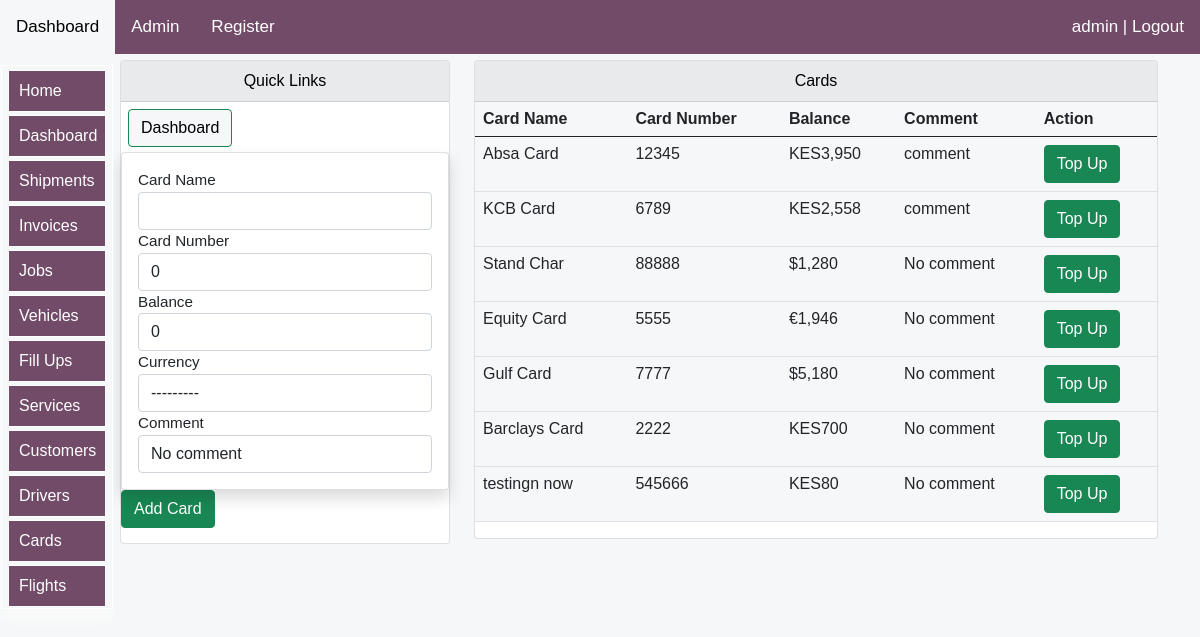
/logistics/cards (signed in), run on the app's committed database.
### logistics/models.py (models this page shows, shortened)
class CardsModel(models.Model):
    currency=[
        ('KES', 'KES'),
        ('$','USD'),
        ('€','EURO')
        ]
    name= models.CharField(max_length=15,blank=False,null=True)
    number= models.IntegerField(null=True, blank=False,default=0)
    balance= models.IntegerField(null=True, blank=True,default=0)
    comment= models.CharField(max_length=15,blank=True,null=True,default='No comment')
    currency=models.CharField(max_length=20,blank=True,null=True,choices=currency,default=1)

### logistics/views.py (the view)
# urls.py: path('cards', views.cards, name="cards"),
@login_required(login_url='login:loginpage')
def cards(request):
    title="Cards"
    cards=CardsModel.objects.all()
    form=AddCardsForm()
    if request.method == 'POST':
        form= AddCardsForm(request.POST)
        if form.is_valid():
            form.save()
            return redirect('logistics:cards')#just redirection page
    context = {
		'form':form,
        "cards":cards,
        "title":title,
    }
    return render(request,'cards/cards.html',context)

### logistics/forms.py
class AddCardsForm(forms.ModelForm):
    class Meta:
        model=CardsModel
        fields=['name','number','balance','comment','currency']
        widgets={
            'name':forms.TextInput(attrs={'class':'form-control'}),
            'number':forms.TextInput(attrs={'class':'form-control'}),
            'balance':forms.TextInput(attrs={'class':'form-control'}),
            'comment':forms.TextInput(attrs={'class':'form-control'}),
            'currency':forms.Select(attrs={'class':'form-control'}),
        }

### logistics/templates/cards/cards.html (shortened to what this page needs)
{% extends 'bases/base.html'%}
{% load static %}
{% load humanize %}
{% load crispy_forms_tags %}
{% block style %}
<link href="{% static 'css/bootstrap.min.css' %}" rel="stylesheet">
<link rel="stylesheet" href="https://use.fontawesome.com/releases/v5.15.2/css/all.css"
>
   {%endblock%}
   {% block body %}
<div class="container">
    <div class="row mt-12" >
        <div class="col-md-4">
            <div class="card">
                <div id="allif-section-headers" class="card-header ">
                   Quick Links
                </div>
                <div >
                    <a  href="{% url 'logistics:logistics-dashboard' %}">
                    <button id="allif-link-buttons" type="button" class="btn btn-success mybuttonlinks" >
                    Dashboard</button></a>
                    </div>
<div class="col-md-12">
      <div class="col-md-12">
        <form method='POST' action=''>{% csrf_token %}
          <div class="card my-card shadow text-left p-3">
          <label>Card Name</label> {{form.name}}
          <label>Card Number</label>{{form.number}}
          <label>Balance</label>{{form.balance}}
          <label>Currency</label>{{form.currency}}
          <label>Comment</label>{{form.comment}}
          </div>
          <input type="submit" value='Add Card' class="btn btn-success btn-block">
        </form>
      </div>
</div>
            </div>
        </div>
    <div class="col-md-8">
        <div class="card">
            <div id="allif-section-headers" class="card-header">
              Cards
            </div>
            <div class="col-md-12">
            <table class="table">
            <thead>
            <tr>
                <th>Card Name</th>
                <th>Card Number</th>
                <th>Balance</th>
                <th>Comment</th>
                <th>Action</th>
            </tr>
        </thead>
        <tbody>
            {% for card in cards %}
<tr>
    <td>
        {{card.name}}
    </td>
    <td> {{card.number}}</td>
    <td>
        {% if card.currency %}
        {{card.currency}}{{card.balance|intcomma}}
        {% else %}
        KES{{card.balance|intcomma}}
        {% endif %}
    </td>
    <td>
        {{card.comment}}
    </td>
    <td>
        {% if request.user.is_superuser %}
        <a href="{% url 'logistics:topUpCard' card.id %}">
        <button class="btn btn-success">
            Top Up
            </button>
       </a>
       {% else %}
       <button class="btn btn-success">
        Top Up
        </button>
       {% endif %}
    </td>
</tr>
{% endfor %}
</tbody>
</table>
            </div>
        </div></div></div>
</div>
   {% endblock %}

### logistics/templates/bases/log-topnavbar.html (shortened to what this page needs)
    <div class="topnav" id="myTopnav">
      <a  href="{% url 'logistics:logistics-dashboard' %}">Dashboard </a>
      {% if request.user.is_superuser %}
      <a href="/admin">Admin</a>
      <a href="{% url 'login:registerpage' %}">Register</a>
      {% endif %}
    {% if user.is_authenticated %}
    <a href="{% url 'login:logout' %}" style="float: right;">{{user}} | Logout</a>
            {% else %}
            <a href="{% url 'login:loginpage' %}" style="float: right;">Login</a>
        {% endif %}
    </div>

### logistics/templates/cards/cards.html (style rules this page uses)
body { font-size: 2rem; opacity: 1; position:sticky; overflow: auto; text-align: left; max-width: 100%; background-color: #F6F7F8; margin: auto; padding: auto; }
.container { background-color: #F6F7F8; }
table { background-color: #F6F7F8; }
.mybuttonlinks { margin-top: 7px; margin-left: 7px; margin-bottom: 5px; }
#allif-section-headers { background-color: #e9eaec; color: black; font-size: 16px; text-align: center; }
#allif-link-buttons { background-color: #F6F7F8; color: black; }
a:link { text-decoration: none; }
@media screen and (min-width:1000px) and (max-width:2000px) { .container { margin-top: 10px; display: block; font-size: 0.95rem; margin-left:auto ; margin-right: auto; margin: auto; padding-left: 90px; } }

### logistics/templates/bases/log-topnavbar.html (style rules this page uses)
body { margin: 0; font-family: Arial, Helvetica, sans-serif; }
.topnav { background-color: #714b67;; position: fixed; width: 100%; z-index:10; overflow:auto; margin-right: 0; right: 0; color: white; }
.topnav a { float: left; display: block; color: white; text-align: center; padding: 14px 16px; text-decoration: none; font-size: 17px; }

### logistics/templates/bases/log-sidenavbar.html (style rules this page uses)
:root { --sidebar_font_size:1.0rem; }

### data on the page
CardsModel: name "Absa Card", number "12345", currency "KES", balance "3,950", comment "comment"
CardsModel: name "KCB Card", number "6789", balance "2,558", comment "comment"
CardsModel: name "Stand Char", number "88888", currency "$", balance "1,280", comment "No comment"
CardsModel: name "Equity Card", number "5555", currency "€", balance "1,946", comment "No comment"
CardsModel: name "Gulf Card", number "7777", currency "$", balance "5,180", comment "No comment"
CardsModel: name "Barclays Card", number "2222", currency "KES", balance "700", comment "No comment"
CardsModel: name "testingn now", number "545666", currency "KES", balance "80", comment "No comment"

### other printed values
{{ user }} "admin"
